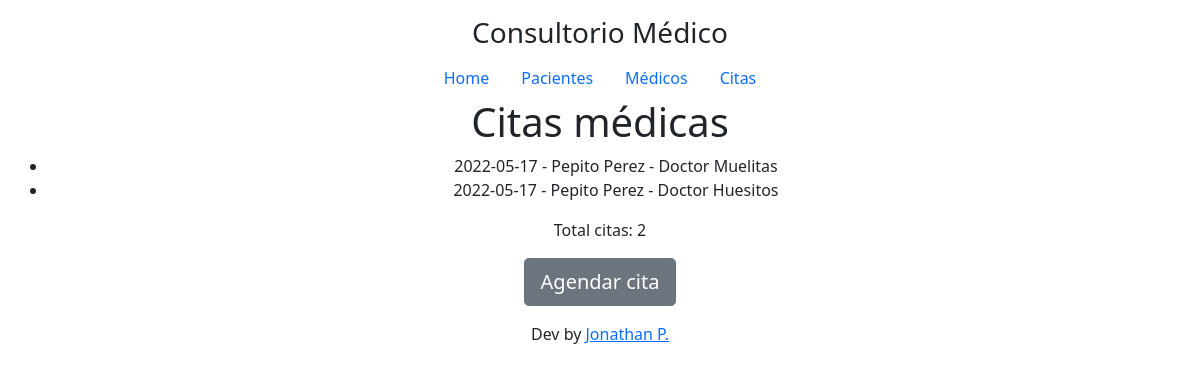
The page /citas on the database its author committed.
### consultorio/models.py (models this page shows, shortened)
class Cita_medica(models.Model):
    uniqueId = models.AutoField(primary_key=True)
    ubicacion = models.CharField(max_length=500)
    fecha = models.DateField(null=True)
    paciente_id = models.ForeignKey('Paciente', on_delete=models.CASCADE)
    doctor_id = models.ForeignKey('Doctor', on_delete=models.CASCADE)
    def __str__(self) -> str:
        return f"{self.fecha} - {self.paciente_id.getName()} - {self.doctor_id.getName()}"

class Paciente(models.Model):
    uniqueId = models.AutoField(primary_key=True)
    nombre = models.CharField(max_length=100)
    apellido = models.CharField(max_length=100)
    fecha_de_nacimiento = models.DateField()
    def getName(self) -> str:
        return f"{self.nombre} {self.apellido}"

class Doctor(models.Model):
    uniqueId = models.AutoField(primary_key=True)
    nombre = models.CharField(max_length=100)
    apellido = models.CharField(max_length=100)
    def getName(self) -> str:
        return f"{self.nombre} {self.apellido}"

### consultorio/views.py (the view)
# urls.py: path('citas', views.citas, name='citas'),
def citas(request):
    c_m = Cita_medica.objects.all()
    context = {
        "lista_citas": c_m,
        "numero_citas": len(c_m),
    }
    return render(request, 'citas.html', context)

### consultorio/templates/citas.html (shortened to what this page needs)
{% extends './base.html' %}
{% load static %}
{% block titulo %}
Citas médicas
{% endblock %}
{% block lead %}
<ul>
    {% for cita in lista_citas %}
        <li>
            {{ cita }}
        </li>
    {% endfor %}
    </ul>
<p> Total citas: {{ numero_citas }} </p>
<p class="lead">
    <a href="#" class="btn btn-lg btn-secondary">Agendar cita</a>
</p>
{% endblock %}

### rows shown on the page
Cita_medica: fecha+paciente_id+doctor_id "2022-05-17 - Pepito Perez - Doctor Muelitas"
Cita_medica: fecha+paciente_id+doctor_id "2022-05-17 - Pepito Perez - Doctor Huesitos"

### other values the page prints
{{ numero_citas }} "2"
